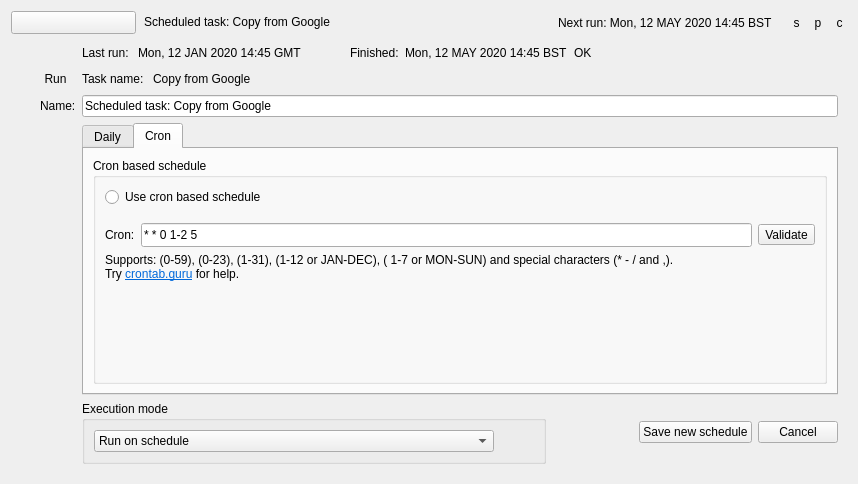
<?xml version="1.0" encoding="UTF-8"?>
<ui version="4.0">
 <class>SchedulerWidget</class>
 <widget class="QWidget" name="SchedulerWidget">
  <property name="geometry">
   <rect>
    <x>0</x>
    <y>0</y>
    <width>858</width>
    <height>484</height>
   </rect>
  </property>
  <property name="windowTitle">
   <string>Form</string>
  </property>
  <layout class="QVBoxLayout" name="verticalLayout">
   <property name="spacing">
    <number>0</number>
   </property>
   <item>
    <widget class="QWidget" name="widget" native="true">
     <layout class="QHBoxLayout" name="horizontalLayout">
      <property name="leftMargin">
       <number>0</number>
      </property>
      <property name="topMargin">
       <number>0</number>
      </property>
      <property name="rightMargin">
       <number>0</number>
      </property>
      <property name="bottomMargin">
       <number>0</number>
      </property>
      <item>
       <widget class="QToolButton" name="showDetails">
        <property name="minimumSize">
         <size>
          <width>125</width>
          <height>0</height>
         </size>
        </property>
        <property name="checkable">
         <bool>true</bool>
        </property>
        <property name="toolButtonStyle">
         <enum>Qt::ToolButtonTextBesideIcon</enum>
        </property>
        <property name="arrowType">
         <enum>Qt::NoArrow</enum>
        </property>
       </widget>
      </item>
      <item>
       <widget class="QLineEdit" name="info">
        <property name="sizePolicy">
         <sizepolicy hsizetype="Expanding" vsizetype="Fixed">
          <horstretch>3</horstretch>
          <verstretch>0</verstretch>
         </sizepolicy>
        </property>
        <property name="contextMenuPolicy">
         <enum>Qt::NoContextMenu</enum>
        </property>
        <property name="autoFillBackground">
         <bool>false</bool>
        </property>
        <property name="styleSheet">
         <string notr="true">* { background-color: rgba(0, 0, 0, 0); }</string>
        </property>
        <property name="text">
         <string>Scheduled task: Copy from Google</string>
        </property>
        <property name="frame">
         <bool>false</bool>
        </property>
        <property name="readOnly">
         <bool>true</bool>
        </property>
       </widget>
      </item>
      <item>
       <spacer name="horizontalSpacer_6">
        <property name="orientation">
         <enum>Qt::Horizontal</enum>
        </property>
        <property name="sizeType">
         <enum>QSizePolicy::Fixed</enum>
        </property>
        <property name="sizeHint" stdset="0">
         <size>
          <width>10</width>
          <height>20</height>
         </size>
        </property>
       </spacer>
      </item>
      <item>
       <widget class="QLabel" name="nextRun">
        <property name="text">
         <string>Next run: Mon, 12 MAY 2020 14:45 BST</string>
        </property>
       </widget>
      </item>
      <item>
       <spacer name="horizontalSpacer">
        <property name="orientation">
         <enum>Qt::Horizontal</enum>
        </property>
        <property name="sizeType">
         <enum>QSizePolicy::Fixed</enum>
        </property>
        <property name="sizeHint" stdset="0">
         <size>
          <width>10</width>
          <height>20</height>
         </size>
        </property>
       </spacer>
      </item>
      <item>
       <widget class="QToolButton" name="start">
        <property name="styleSheet">
         <string notr="true">QToolButton { border: 0; }

QToolButton:pressed {
 border: 4;
 border-radius: 10px;
 border-style: inset;
 border-color: rgba(1, 1, 1, 0);
}</string>
        </property>
        <property name="text">
         <string>s</string>
        </property>
       </widget>
      </item>
      <item>
       <widget class="QToolButton" name="pause">
        <property name="toolTip">
         <string>Copy rclone command to clipboard</string>
        </property>
        <property name="statusTip">
         <string>Copy rclone command to clipboard</string>
        </property>
        <property name="styleSheet">
         <string notr="true">QToolButton { border: 0; }

QToolButton:pressed {
 border: 4;
 border-radius: 10px;
 border-style: inset;
 border-color: rgba(1, 1, 1, 0);
}</string>
        </property>
        <property name="text">
         <string>p</string>
        </property>
       </widget>
      </item>
      <item>
       <widget class="QToolButton" name="cancel">
        <property name="toolTip">
         <string>Delete scheduler</string>
        </property>
        <property name="statusTip">
         <string>Delete scheduler</string>
        </property>
        <property name="styleSheet">
         <string notr="true">QToolButton { border: 0; }

QToolButton:pressed {
 border: 4;
 border-radius: 10px;
 border-style: inset;
 border-color: rgba(1, 1, 1, 0);
}</string>
        </property>
        <property name="text">
         <string>c</string>
        </property>
       </widget>
      </item>
     </layout>
    </widget>
   </item>
   <item>
    <widget class="QWidget" name="details" native="true">
     <layout class="QGridLayout" name="gridLayout">
      <item row="0" column="2">
       <layout class="QHBoxLayout" name="horizontalLayout_8">
        <item>
         <widget class="QLabel" name="label_4">
          <property name="text">
           <string>Last run: </string>
          </property>
         </widget>
        </item>
        <item alignment="Qt::AlignLeft">
         <widget class="QLabel" name="lastRun">
          <property name="text">
           <string>Mon, 12 JAN 2020 14:45 GMT </string>
          </property>
         </widget>
        </item>
        <item>
         <spacer name="horizontalSpacer_9">
          <property name="orientation">
           <enum>Qt::Horizontal</enum>
          </property>
          <property name="sizeType">
           <enum>QSizePolicy::Fixed</enum>
          </property>
          <property name="sizeHint" stdset="0">
           <size>
            <width>40</width>
            <height>20</height>
           </size>
          </property>
         </spacer>
        </item>
        <item>
         <widget class="QLabel" name="label_5">
          <property name="text">
           <string>Finished:</string>
          </property>
         </widget>
        </item>
        <item>
         <widget class="QLabel" name="lastRunFinished">
          <property name="text">
           <string>Mon, 12 MAY 2020 14:45 BST</string>
          </property>
         </widget>
        </item>
        <item>
         <widget class="QLabel" name="lastRunStatus">
          <property name="text">
           <string>OK</string>
          </property>
         </widget>
        </item>
        <item>
         <spacer name="horizontalSpacer_8">
          <property name="orientation">
           <enum>Qt::Horizontal</enum>
          </property>
          <property name="sizeHint" stdset="0">
           <size>
            <width>40</width>
            <height>20</height>
           </size>
          </property>
         </spacer>
        </item>
       </layout>
      </item>
      <item row="1" column="2">
       <layout class="QHBoxLayout" name="horizontalLayout_3">
        <item>
         <widget class="QLabel" name="label_2">
          <property name="sizePolicy">
           <sizepolicy hsizetype="Fixed" vsizetype="Preferred">
            <horstretch>0</horstretch>
            <verstretch>0</verstretch>
           </sizepolicy>
          </property>
          <property name="text">
           <string>Task name: </string>
          </property>
         </widget>
        </item>
        <item>
         <widget class="QLabel" name="taskName">
          <property name="text">
           <string>Copy from Google</string>
          </property>
         </widget>
        </item>
       </layout>
      </item>
      <item row="3" column="1">
       <widget class="QLabel" name="label_3">
        <property name="text">
         <string>Name:</string>
        </property>
       </widget>
      </item>
      <item row="3" column="2">
       <widget class="QLineEdit" name="schedulerName">
        <property name="text">
         <string>Scheduled task: Copy from Google</string>
        </property>
        <property name="maxLength">
         <number>100</number>
        </property>
       </widget>
      </item>
      <item row="5" column="2">
       <layout class="QHBoxLayout" name="horizontalLayout_2">
        <item>
         <widget class="QGroupBox" name="groupBox">
          <property name="title">
           <string>Execution mode</string>
          </property>
          <layout class="QHBoxLayout" name="horizontalLayout_7">
           <item>
            <widget class="QComboBox" name="cb_executionMode">
             <property name="minimumSize">
              <size>
               <width>400</width>
               <height>0</height>
              </size>
             </property>
             <item>
              <property name="text">
               <string>Run on schedule</string>
              </property>
             </item>
             <item>
              <property name="text">
               <string>Add to the queue on schedule</string>
              </property>
             </item>
             <item>
              <property name="text">
               <string>Run if no other tasks running, otherwise add to the queue</string>
              </property>
             </item>
            </widget>
           </item>
           <item>
            <spacer name="horizontalSpacer_7">
             <property name="orientation">
              <enum>Qt::Horizontal</enum>
             </property>
             <property name="sizeHint" stdset="0">
              <size>
               <width>40</width>
               <height>20</height>
              </size>
             </property>
            </spacer>
           </item>
          </layout>
         </widget>
        </item>
        <item>
         <spacer name="horizontalSpacer_10">
          <property name="orientation">
           <enum>Qt::Horizontal</enum>
          </property>
          <property name="sizeHint" stdset="0">
           <size>
            <width>40</width>
            <height>20</height>
           </size>
          </property>
         </spacer>
        </item>
        <item>
         <widget class="QPushButton" name="pushButton_2">
          <property name="text">
           <string>Save new schedule</string>
          </property>
         </widget>
        </item>
        <item>
         <widget class="QPushButton" name="pushButton">
          <property name="text">
           <string>Cancel</string>
          </property>
         </widget>
        </item>
       </layout>
      </item>
      <item row="1" column="1">
       <widget class="QToolButton" name="runTask">
        <property name="styleSheet">
         <string notr="true">QToolButton { border: 0; }

QToolButton:pressed {
 border: 4;
 border-radius: 10px;
 border-style: inset;
 border-color: rgba(1, 1, 1, 0);
}</string>
        </property>
        <property name="text">
         <string>Run</string>
        </property>
       </widget>
      </item>
      <item row="1" column="0">
       <spacer name="horizontalSpacer_5">
        <property name="orientation">
         <enum>Qt::Horizontal</enum>
        </property>
        <property name="sizeType">
         <enum>QSizePolicy::Fixed</enum>
        </property>
        <property name="sizeHint" stdset="0">
         <size>
          <width>20</width>
          <height>20</height>
         </size>
        </property>
       </spacer>
      </item>
      <item row="4" column="2">
       <widget class="QTabWidget" name="tabWidget">
        <property name="tabPosition">
         <enum>QTabWidget::North</enum>
        </property>
        <property name="currentIndex">
         <number>1</number>
        </property>
        <widget class="QWidget" name="tab">
         <attribute name="title">
          <string>Daily</string>
         </attribute>
         <layout class="QHBoxLayout" name="horizontalLayout_6">
          <item>
           <widget class="QGroupBox" name="groupBox_2">
            <property name="title">
             <string>Daily schedule</string>
            </property>
            <layout class="QVBoxLayout" name="verticalLayout_2">
             <item>
              <widget class="QRadioButton" name="dailyState">
               <property name="text">
                <string>Use daily schedule</string>
               </property>
               <property name="checked">
                <bool>true</bool>
               </property>
              </widget>
             </item>
             <item>
              <spacer name="verticalSpacer_3">
               <property name="orientation">
                <enum>Qt::Vertical</enum>
               </property>
               <property name="sizeType">
                <enum>QSizePolicy::Fixed</enum>
               </property>
               <property name="sizeHint" stdset="0">
                <size>
                 <width>20</width>
                 <height>15</height>
                </size>
               </property>
              </spacer>
             </item>
             <item>
              <widget class="QCheckBox" name="everyday">
               <property name="text">
                <string>Everyday</string>
               </property>
               <property name="checked">
                <bool>true</bool>
               </property>
              </widget>
             </item>
             <item>
              <layout class="QHBoxLayout" name="horizontalLayout_4">
               <item>
                <widget class="QCheckBox" name="cb_mon">
                 <property name="text">
                  <string>Mon</string>
                 </property>
                 <property name="checked">
                  <bool>true</bool>
                 </property>
                </widget>
               </item>
               <item>
                <widget class="QCheckBox" name="cb_tue">
                 <property name="text">
                  <string>Tue</string>
                 </property>
                 <property name="checked">
                  <bool>true</bool>
                 </property>
                </widget>
               </item>
               <item>
                <widget class="QCheckBox" name="cb_wed">
                 <property name="text">
                  <string>Wed</string>
                 </property>
                 <property name="checked">
                  <bool>true</bool>
                 </property>
                </widget>
               </item>
               <item>
                <widget class="QCheckBox" name="cb_thu">
                 <property name="text">
                  <string>Thu</string>
                 </property>
                 <property name="checked">
                  <bool>true</bool>
                 </property>
                </widget>
               </item>
               <item>
                <widget class="QCheckBox" name="cb_fri">
                 <property name="text">
                  <string>Fri</string>
                 </property>
                 <property name="checked">
                  <bool>true</bool>
                 </property>
                </widget>
               </item>
               <item>
                <widget class="QCheckBox" name="cb_sat">
                 <property name="text">
                  <string>Sat</string>
                 </property>
                 <property name="checked">
                  <bool>true</bool>
                 </property>
                </widget>
               </item>
               <item>
                <widget class="QCheckBox" name="cb_sun">
                 <property name="text">
                  <string>Sun</string>
                 </property>
                 <property name="checked">
                  <bool>true</bool>
                 </property>
                </widget>
               </item>
               <item>
                <spacer name="horizontalSpacer_3">
                 <property name="orientation">
                  <enum>Qt::Horizontal</enum>
                 </property>
                 <property name="sizeType">
                  <enum>QSizePolicy::Fixed</enum>
                 </property>
                 <property name="sizeHint" stdset="0">
                  <size>
                   <width>15</width>
                   <height>20</height>
                  </size>
                 </property>
                </spacer>
               </item>
               <item>
                <widget class="QLabel" name="label">
                 <property name="text">
                  <string>at:</string>
                 </property>
                </widget>
               </item>
               <item>
                <widget class="HoursSpinBox" name="hours">
                 <property name="maximum">
                  <number>23</number>
                 </property>
                 <property name="singleStep">
                  <number>1</number>
                 </property>
                 <property name="value">
                  <number>0</number>
                 </property>
                </widget>
               </item>
               <item>
                <widget class="MinutesSpinBox" name="minutes">
                 <property name="readOnly">
                  <bool>false</bool>
                 </property>
                 <property name="maximum">
                  <number>59</number>
                 </property>
                 <property name="singleStep">
                  <number>1</number>
                 </property>
                 <property name="value">
                  <number>0</number>
                 </property>
                </widget>
               </item>
               <item>
                <spacer name="horizontalSpacer_2">
                 <property name="orientation">
                  <enum>Qt::Horizontal</enum>
                 </property>
                 <property name="sizeHint" stdset="0">
                  <size>
                   <width>40</width>
                   <height>20</height>
                  </size>
                 </property>
                </spacer>
               </item>
              </layout>
             </item>
             <item>
              <spacer name="verticalSpacer_2">
               <property name="orientation">
                <enum>Qt::Vertical</enum>
               </property>
               <property name="sizeHint" stdset="0">
                <size>
                 <width>20</width>
                 <height>0</height>
                </size>
               </property>
              </spacer>
             </item>
            </layout>
           </widget>
          </item>
         </layout>
        </widget>
        <widget class="QWidget" name="tab_2">
         <attribute name="title">
          <string>Cron</string>
         </attribute>
         <layout class="QVBoxLayout" name="verticalLayout_5">
          <item>
           <widget class="QGroupBox" name="groupBox_3">
            <property name="title">
             <string>Cron based schedule</string>
            </property>
            <layout class="QVBoxLayout" name="verticalLayout_6">
             <item>
              <widget class="QRadioButton" name="cronState">
               <property name="text">
                <string>Use cron based schedule</string>
               </property>
              </widget>
             </item>
             <item>
              <spacer name="verticalSpacer_4">
               <property name="orientation">
                <enum>Qt::Vertical</enum>
               </property>
               <property name="sizeType">
                <enum>QSizePolicy::Fixed</enum>
               </property>
               <property name="sizeHint" stdset="0">
                <size>
                 <width>20</width>
                 <height>10</height>
                </size>
               </property>
              </spacer>
             </item>
             <item>
              <layout class="QHBoxLayout" name="horizontalLayout_5">
               <item>
                <widget class="QLabel" name="label_6">
                 <property name="text">
                  <string>Cron:</string>
                 </property>
                </widget>
               </item>
               <item>
                <widget class="QLineEdit" name="cron">
                 <property name="minimumSize">
                  <size>
                   <width>0</width>
                   <height>24</height>
                  </size>
                 </property>
                 <property name="toolTip">
                  <string>&lt;html&gt;&lt;head/&gt;&lt;body&gt;&lt;p&gt;Example cron &amp;quot;30 6,18 * * MON-FRI&amp;quot; runs from Mon to Fri  at 06:30 and 18:30.&lt;/p&gt;&lt;/body&gt;&lt;/html&gt;</string>
                 </property>
                 <property name="text">
                  <string>* * 0 1-2 5</string>
                 </property>
                </widget>
               </item>
               <item>
                <widget class="QToolButton" name="validate">
                 <property name="text">
                  <string>Validate</string>
                 </property>
                </widget>
               </item>
              </layout>
             </item>
             <item>
              <widget class="QLabel" name="cronExplanation">
               <property name="text">
                <string>&lt;html&gt;&lt;head/&gt;&lt;body&gt;&lt;p&gt;Supports: (0-59), (0-23), (1-31), (1-12 or JAN-DEC), ( 1-7 or MON-SUN) and special characters (* - / and ,).&lt;br/&gt;Try &lt;a href=&quot;https://crontab.guru/&quot;&gt;&lt;span style=&quot; text-decoration: underline; color:#0068da;&quot;&gt;crontab.guru&lt;/span&gt;&lt;/a&gt; for help. &lt;/p&gt;&lt;/body&gt;&lt;/html&gt;</string>
               </property>
               <property name="indent">
                <number>-1</number>
               </property>
               <property name="openExternalLinks">
                <bool>true</bool>
               </property>
              </widget>
             </item>
             <item>
              <spacer name="verticalSpacer">
               <property name="orientation">
                <enum>Qt::Vertical</enum>
               </property>
               <property name="sizeHint" stdset="0">
                <size>
                 <width>20</width>
                 <height>0</height>
                </size>
               </property>
              </spacer>
             </item>
            </layout>
           </widget>
          </item>
         </layout>
        </widget>
       </widget>
      </item>
     </layout>
    </widget>
   </item>
  </layout>
 </widget>
 <customwidgets>
  <customwidget>
   <class>HoursSpinBox</class>
   <extends>QSpinBox</extends>
   <header>hours_spinbox.h</header>
  </customwidget>
  <customwidget>
   <class>MinutesSpinBox</class>
   <extends>QSpinBox</extends>
   <header>minutes_spinbox.h</header>
  </customwidget>
 </customwidgets>
 <tabstops>
  <tabstop>showDetails</tabstop>
  <tabstop>cancel</tabstop>
 </tabstops>
 <resources/>
 <connections/>
</ui>
